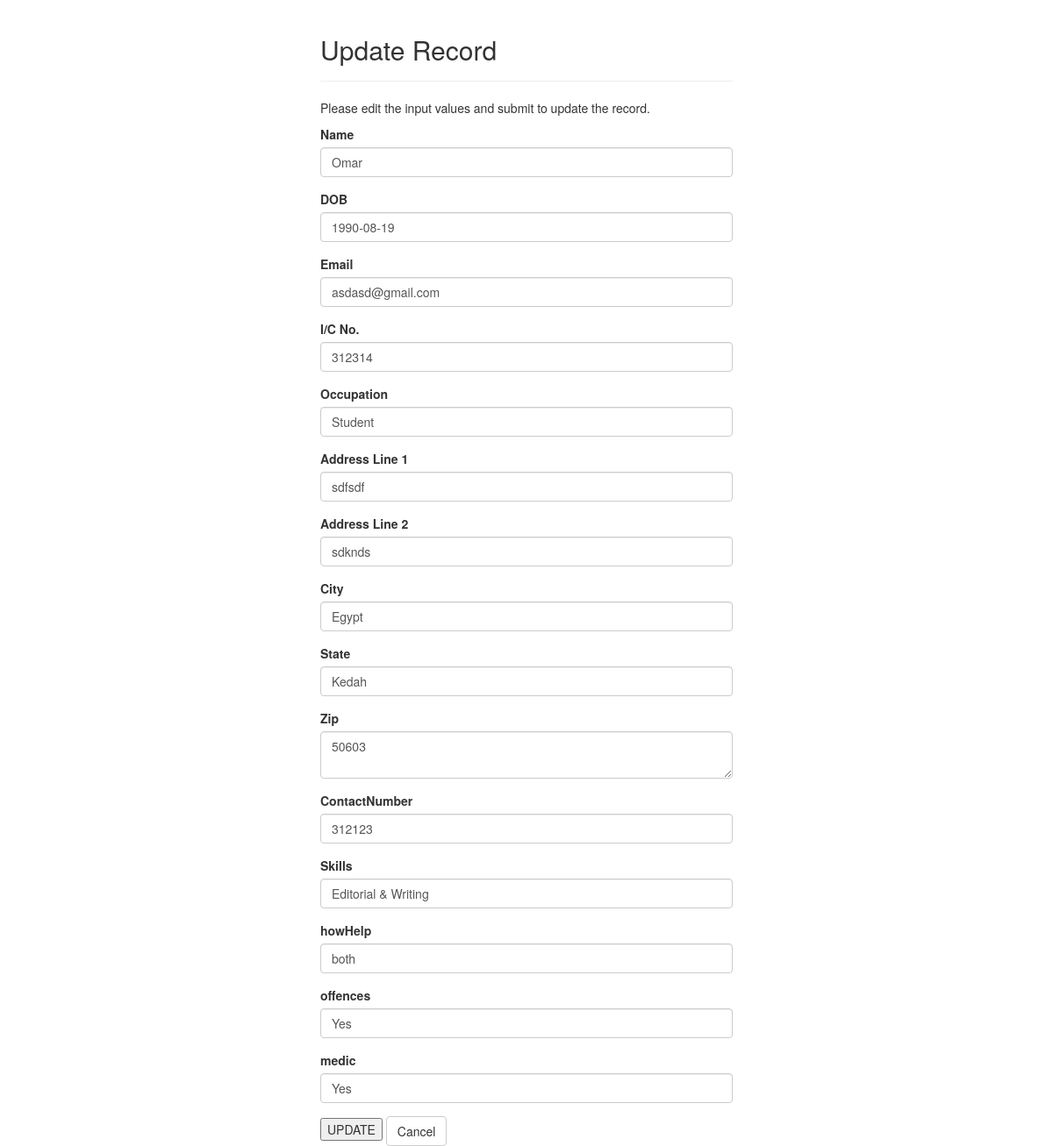
The page /update.php?id=61 (signed in) on the database its author committed.
### tables this page shows
CREATE TABLE `VOLUNTEER` (
  `Name` varchar(50) NOT NULL,
  `DOB` date NOT NULL,
  `Email` varchar(255) NOT NULL,
  `IdentityCard` int(15) NOT NULL,
  `Occupation` varchar(50) NOT NULL,
  `Address` varchar(100) NOT NULL,
  `Address2` varchar(100) NOT NULL,
  `City` varchar(50) NOT NULL,
  `State` varchar(50) NOT NULL,
  `Zip` varchar(50) NOT NULL,
  `ContactNumber` int(15) NOT NULL,
  `Skills` varchar(50) NOT NULL,
  `HowHelp` varchar(50) NOT NULL,
  `Offences` varchar(50) NOT NULL,
  `MedicalIssues` varchar(50) NOT NULL,
  `Risk` varchar(50) NOT NULL,
  `id` int(11) NOT NULL
);

### update.php (the view, shortened to what this page needs)
<?php
require_once "includes/config.inc.php";
$admin = 1;
$FullName = "";
$DOB = "";
$mail = "";
$identity = 0 ;
$occupation = "";
$Address = "";
$Address2 = "";
$City = "";
$State = "";
$Zip = "";
$ContactNumber = 0;
$skills = "";
$howHelp = "";
$offences = "";
$medic = "";
$FullNameErr = $DOBErr = $mailErr = $identityErr = $occupationErr = $AddressErr = $Address2Err = $CityErr = $StateErr = $ZipErr = $ContactNumberErr = $skillsErr = $howHelpErr = $offencesErr = $medicErr = "";
if ($_SESSION["userID"] == $admin){
if(isset($_POST["id"]) && !empty($_POST["id"])){
    $id = $_POST["id"];
    $input_name = trim($_POST["name"]);
    if(empty($input_name)){
        $FullNameErr = "Please enter a name.";
    } else{
        $FullName = $input_name;
    }
    $input_dob = trim($_POST["DOB"]);
    if(empty($input_dob)){
        $DOBErr = "Please enter DOB.";
    } else{
        $DOB = $input_dob;
    }
    $input_mail = trim($_POST["mail"]);
    if(empty($input_mail)){
        $mailErr = "Please enter mail.";
    } else{
        $mail = $input_mail;
    }
    $input_identity = trim($_POST["identity"]);
    if(empty($input_identity)){
        $identityErr = "Please enter identity.";
    } else{
        $identity = $input_identity;
    }
    $input_occupation = trim($_POST["occupation"]);
    if(empty($input_occupation)){
        $occupationErr = "Please enter Occupation.";
    } else{
        $occupation = $input_occupation;
    }
    $input_address = trim($_POST["Address"]);
    if(empty($input_address)){
        $AddressErr = "Please enter Address.";
    } else{
        $Address = $input_address;
    }
    $input_address2 = trim($_POST["Address2"]);
    if(empty($input_address2)){
        $Address2Err = "Please enter Address2.";
    } else{
        $Address2 = $input_address2;
    }
    $input_city = trim($_POST["City"]);
    if(empty($input_city)){
        $CityErr = "Please enter City.";
    } else{
        $City = $input_city;
    }
    $input_state = trim($_POST["State"]);
    if(empty($input_state)){
        $StateErr = "Please enter State.";
    } else{
        $State = $input_state;
    }
    $input_zip = trim($_POST["Zip"]);
    if(empty($input_zip)){
        $ZipErr = "Please enter Zip.";
    } else{
        $Zip = $input_zip;
    }
    $input_cn = trim($_POST["ContactNumber"]);
    if(empty($input_cn)){
        $ContactNumberErr = "Please enter Contact Number.";
    } else{
        $ContactNumber = $input_cn;
    }
    $input_skills = trim($_POST["Skills"]);
    if(empty($input_skills)){
        $skillsErr = "Please enter skills.";
    } else{
        $skills = $input_skills;
    }
    $input_howHelp = trim($_POST["howHelp"]);
    if(empty($input_howHelp)){
        $howHelpErr = "Please enter How.";
    } else{
        $howHelp = $input_howHelp;
    }
    $input_offences = trim($_POST["offences"]);
    if(empty($input_offences)){
        $offencesErr = "Please enter offences.";
    } else{
        $offences = $input_offences;
    }
    $input_medic = trim($_POST["medic"]);
    if(empty($input_medic)){
        $medicErr = "Please enter medic.";
    } else{
        $medic = $input_medic;
    }
    if(empty($FullNameErr) && empty($DOBErr) && empty($mailErr) && empty($identityErr) && empty($occupationErr) && empty($AddressErr) && empty($Address2Err) && empty($CityErr) && empty($StateErr) && empty($ZipErr) && empty($ContactNumberErr) && empty($skillsErr) && empty($howHelp) && empty($offencesErr) && empty($medicErr)){
        $sql = "UPDATE VOLUNTEER SET FullName=?, DOB=?, mail=?, identity=? ,occupation=? , Address1=? , Address2=?, City=?, State=?, Zip=?, ContactNumber=?, skills=?, howHelp=?, offences=?, medic=? WHERE id=?";
        if($stmt = mysqli_prepare($db, $sql)){
            mysqli_stmt_bind_param($stmt, "sssi", $param_name, $param_dob, $param_mail, $param_identity, $param_occupation, $param_address, $param_address2, $param_city, $param_state, $param_zip, $param_cn, $param_skills, $param_help, $param_offences, $param_medic);
                $param_name = $FullName;
                $param_dob = $DOB;
                $param_mail = $mail;
                $param_identity = $identity;
                $param_occupation = $occupation;
                $param_address = $Address;
                $param_address2 = $Address2;
                $param_city = $City;
                $param_state = $State;
                $param_zip = $Zip;
                $param_cn = $ContactNumber;
                $param_skills = $skills;
                $param_help = $howHelp;
                $param_offences = $offences;
                $param_medic = $medic;
            if(mysqli_stmt_execute($stmt)){
                header("location: ViewList.php");
                exit();
            } else{
                echo "Something went wrong. Please try again later.";
            }
        }
        mysqli_stmt_close($stmt);
    }
    mysqli_close($db);
} else{
    if(isset($_GET["id"]) && !empty(trim($_GET["id"]))){
        $sql = "SELECT * FROM VOLUNTEER WHERE id = ?";
        if($stmt = mysqli_prepare($db, $sql)){
            mysqli_stmt_bind_param($stmt, "i", $param_id);
            if(mysqli_stmt_execute($stmt)){
                $result = mysqli_stmt_get_result($stmt);
                if(mysqli_num_rows($result) == 1){
                    $row = mysqli_fetch_array($result, MYSQLI_ASSOC);
                    $FullName = $row["Name"];
                    $DOB = $row["DOB"];
                    $mail = $row["Email"];
                    $identity = $row["IdentityCard"];
                    $occupation = $row["Occupation"];
                    $Address = $row["Address"];
                    $Address2 = $row["Address2"];
                    $City = $row["City"];
                    $State = $row["State"];
                    $Zip = $row["Zip"];
                    $ContactNumber = $row["ContactNumber"];
                    $skills = $row["Skills"];
                    $howHelp = $row["HowHelp"];
                    $offences = $row["Offences"];
                    $medic = $row["MedicalIssues"];
                } else{
                    header("location: error.php");
                    exit();
                }
            } else{
                echo "Oops! Something went wrong. Please try again later.";
            }
        }
    }  else{
        header("location: error.php");
        exit();
    }
}}
    else{
    echo "<script>
alert('Sorry Editing can only be done by the ADMIN');
window.location.href='ViewList.php';
</script>";
    }
?>
<!DOCTYPE html>
<html lang="en">
<head>
    <link rel="stylesheet" href="https://maxcdn.bootstrapcdn.com/bootstrap/3.3.7/css/bootstrap.css">
</head>
<body>
    <div class="wrapper">
        <div class="container-fluid">
            <div class="row">
                <div class="col-md-12">
                    <div class="page-header">
                        <h2>Update Record</h2>
                    </div>
                    <p>Please edit the input values and submit to update the record.</p>
                    <form name="f1" method="post" action="edit_ctl.php">
                        <div class="form-group <?php echo (!empty($FullNameErr)) ? 'has-error' : ''; ?>">
                            <label>Name</label>
                            <input type="text" name="t1" class="form-control" value="<?php echo $FullName; ?>">
                        </div>
                         <div class="form-group <?php echo (!empty($DOBErr)) ? 'has-error' : ''; ?>">
                            <label>DOB</label>
                            <input type="text" name="t2" class="form-control" value="<?php echo $DOB; ?>">
                        </div>
                         <div class="form-group <?php echo (!empty($mailErr)) ? 'has-error' : ''; ?>">
                            <label>Email</label>
                            <input type="text" name="t3" class="form-control" value="<?php echo $mail; ?>">
                        </div>
                         <div class="form-group <?php echo (!empty($identityErr)) ? 'has-error' : ''; ?>">
                            <label>I/C No.</label>
                            <input type="text" name="t4" class="form-control" value="<?php echo $identity; ?>">
                        </div>
                        <div class="form-group">
                            <label>Occupation</label>
                            <input type="text" name="t5" class="form-control" value="<?php echo $occupation; ?>">
                        </div>
                         <div class="form-group <?php echo (!empty($AddressErr)) ? 'has-error' : ''; ?>">
                            <label>Address Line 1</label>
                            <input type="text" name="t6" class="form-control" value="<?php echo $Address; ?>">
                        </div>
                         <div class="form-group">
                            <label>Address Line 2</label>
                            <input type="text" name="t7" class="form-control" value="<?php echo $Address2; ?>">
                        </div>
                         <div class="form-group <?php echo (!empty($CityErr)) ? 'has-error' : ''; ?>">
                            <label>City</label>
                            <input type="text" name="t8" class="form-control" value="<?php echo $City; ?>">
                        </div>
                         <div class="form-group <?php echo (!empty($StateErr)) ? 'has-error' : ''; ?>">
                            <label>State</label>
                            <input type="text" name="t9" class="form-control" value="<?php echo $State; ?>">
                        </div>
                        <div class="form-group <?php echo (!empty($ZipErr)) ? 'has-error' : ''; ?>">
                            <label>Zip</label>
                            <textarea name="t10" class="form-control"><?php echo $Zip; ?></textarea>
                        </div>
                        <div class="form-group <?php echo (!empty($ContactNumberErr)) ? 'has-error' : ''; ?>">
                            <label>ContactNumber</label>
                            <input type="text" name="t11" class="form-control" value="<?php echo $ContactNumber; ?>">
                        </div>
                          <div class="form-group <?php echo (!empty($skillsErr)) ? 'has-error' : ''; ?>">
                            <label>Skills</label>
                            <input type="text" name="t12" class="form-control" value="<?php echo $skills; ?>">
                        </div>
                               <div class="form-group">
                            <label>howHelp</label>
                            <input type="text" name="t13" class="form-control" value="<?php echo $howHelp; ?>">
                        </div>
                               <div class="form-group <?php echo (!empty($offencesErr)) ? 'has-error' : ''; ?>">
                            <label>offences</label>
                            <input type="text" name="t14" class="form-control" value="<?php echo $offences; ?>">
                        </div>
                               <div class="form-group <?php echo (!empty($medicErr)) ? 'has-error' : ''; ?>">
                            <label>medic</label>
                            <input type="text" name="t15" class="form-control" value="<?php echo $medic; ?>">
                        </div>
                          <input type="submit" value="UPDATE">
                        <a href="ViewList.php" class="btn btn-default">Cancel</a>
                    </form>
                </div>
            </div>
        </div>
    </div>
</body>
</html>

### update.php (style rules this page uses)
.wrapper { width: 500px; margin: 0 auto; }

### rows shown on the page
volunteer: t1 "Omar", t2 "1990-08-19", t3 "asdasd@gmail.com", t4 "312314", t5 "Student", t6 "sdfsdf", t7 "sdknds", t8 "Egypt", t9 "Kedah", t10 "50603", t11 "312123", t12 "Editorial & Writing", t13 "both", t14 "Yes", t15 "Yes"
